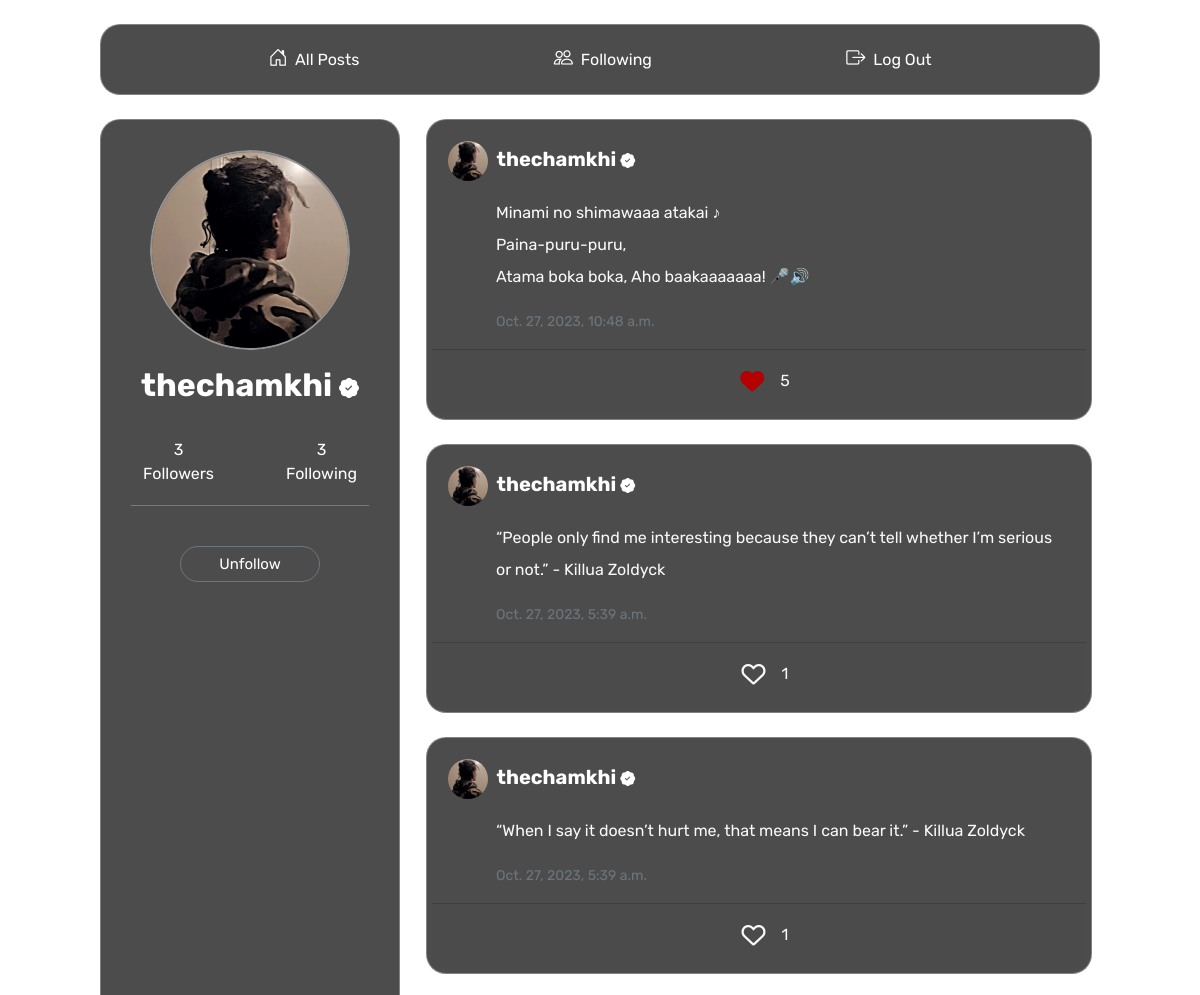
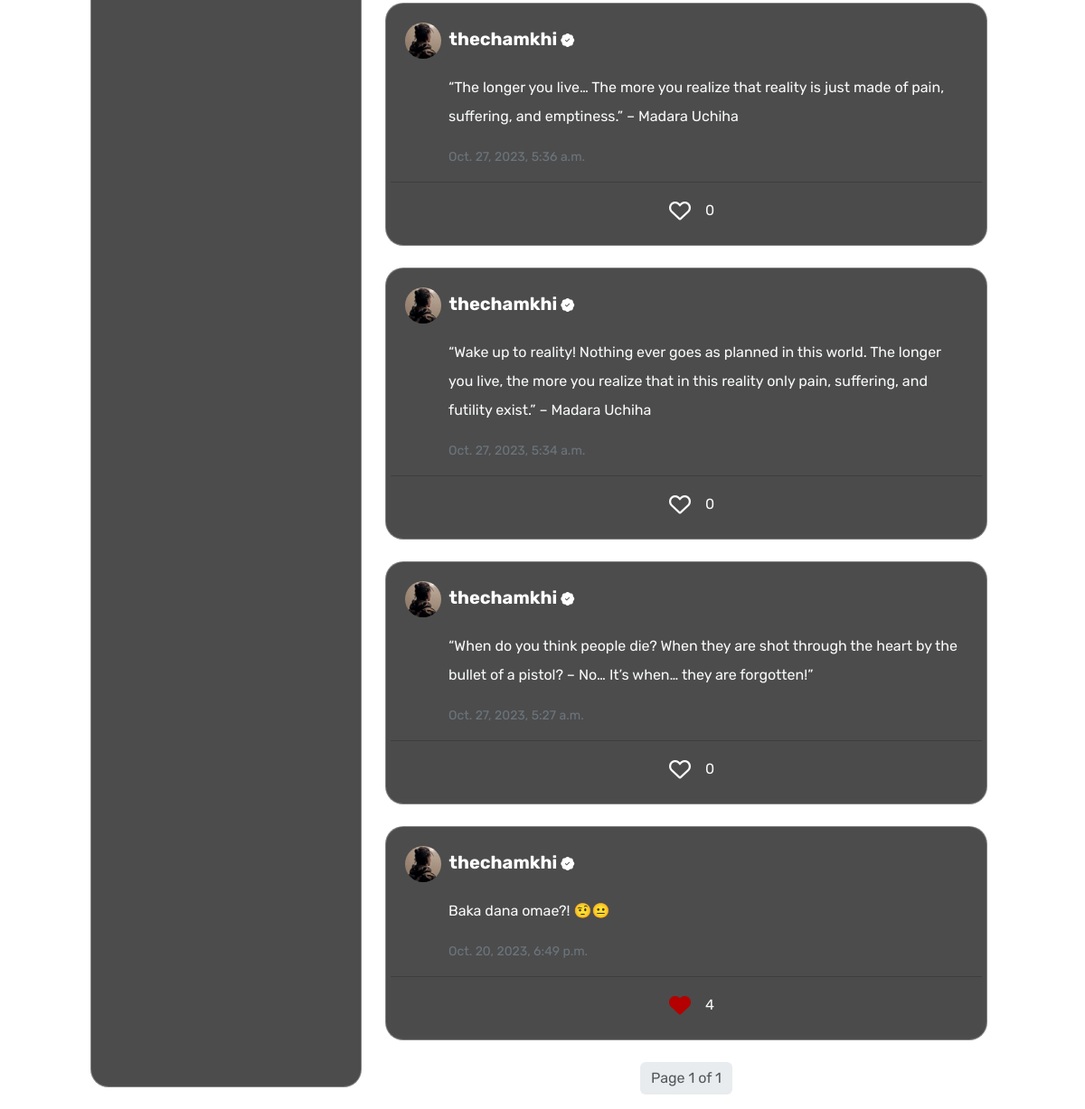
The page /profile/thechamkhi/ (signed in) on the database its author committed (2 pictures, top to bottom).
### network/models.py (models this page shows, shortened)
class User(AbstractUser):
    profile_image = models.ImageField(upload_to='profile_pics/')

class Post(models.Model):
    user = models.ForeignKey(User, on_delete=models.CASCADE)
    content = models.TextField()
    created_at = models.DateTimeField(auto_now_add=True)
    likes = models.ManyToManyField(User, through='Like', related_name='liked_posts')

### network/views.py (the view)
# urls.py: path("profile/<str:username>/", views.profile, name="profile"),
@login_required
def profile(request, username):
    profile_user = get_object_or_404(User, username=username)
    followers_count = Follow.objects.filter(followed=profile_user).count()
    following_count = Follow.objects.filter(follower=profile_user).count()
    user = request.user
    is_following = Follow.objects.filter(follower=user, followed=profile_user).exists()
    posts = Post.objects.filter(user=profile_user).order_by('-created_at')
    if request.method == 'POST':
        if request.FILES.get('profile_image'):
            profile_user.profile_image = request.FILES['profile_image']
            profile_user.save()
            messages.success(request, 'Profile image updated successfully.')
    paginator = Paginator(posts, 10)
    page_number = request.GET.get('page')
    page = paginator.get_page(page_number)
    return render(request, "network/profile.html", {
        "profile_user": profile_user,
        "followers_count": followers_count,
        "following_count": following_count,
        "is_following": is_following,
        "page": page,
        "posts": posts
    })

### network/templates/network/profile.html (shortened to what this page needs)
{% extends "network/layout.html" %}
{% load static %}
{% block body %}
<div class="profilpage mt-4">
  {% for post in page %}
    <div class="card mb-4 text-light">
      <div class="card-body position-relative">
        <h5 class="card-title mb-3">
          {% if post.user.profile_image %}
              <img src="{{ post.user.profile_image.url }}" class="img-fluid rounded-circle profile-image me-1" style="width: 40px; height: 40px;">
          {% endif %}
          <a href="{% url 'profile' post.user.username %}">
            <strong>{{ post.user.username }} <i class="bi bi-patch-check-fill"></i></strong>
          </a>
        </h5>
        <p class="card-text post-content lh-lg ps-5" id="post-content-{{ post.id }}" style="white-space: pre-line;">{{ post.content }}</p>
        <p class="card-text ps-5">
          <small class="text-secondary">{{ post.created_at }}</small>
        </p>
      </div>
      <div class="card-footer text-center">
        <button class="btn like-button" data-postid="{{ post.id }}">
          {% if user in post.likes.all %}
          <i class="fas fa-heart"></i>
          {% else %}
          <i class="far fa-heart text-light"></i>
          {% endif %}
        </button>
        <span class="like-count" id="like-count-{{ post.id }}">{{ post.likes.count }}</span>
      </div>
    </div>
  {% endfor %}
  <nav aria-label="Page navigation">
    <ul class="pagination justify-content-center mt-4">
      <li class="page-item disabled">
        <span class="page-link">Page {{ page.number }} of {{ page.paginator.num_pages }}</span>
      </li>
    </ul>
  </nav>
</div>
{% endblock %}

### network/templates/network/layout.html (shortened to what this page needs)
{% load static %}
<!DOCTYPE html>
<html lang="en">
<head>
    <link href="https://cdn.jsdelivr.net/npm/bootstrap@5.3.2/dist/css/bootstrap.min.css" rel="stylesheet">
    <link href="https://cdn.jsdelivr.net/npm/bootstrap-icons@1.7.0/font/bootstrap-icons.css" rel="stylesheet">
    <link rel="stylesheet" href="https://cdnjs.cloudflare.com/ajax/libs/font-awesome/6.0.0-beta3/css/all.min.css">
    <link href="{% static 'network/styles.css' %}" rel="stylesheet">
</head>
<body class="cover">
  <div class="container-fluid">
      <div class="row justify-content-center">
        <div class="header col-md-10 mt-4">
          <div class="d-flex justify-content-evenly">
            <a class="nav-link" href="{% url 'index' %}">
                <i class="bi bi-house-door"></i>&nbsp; <span class="hide">All Posts</span>
            </a>
            {% if user.is_authenticated %}
            <a class="nav-link" href="{% url 'following' %}">
                <i class="bi bi-people"></i>&nbsp; <span class="hide">Following</span>
            </a>
            <a class="nav-link" href="{% url 'logout' %}">
                <i class="bi bi-box-arrow-right"></i>&nbsp; <span class="hide">Log Out</span>
            </a>
            {% endif %}
          </div>
        </div>
        <aside class="profile text-center col-md-3 hide">
          <div class="picontainer position-relative">
              {% if profile_user.profile_image %}
                <img src="{{ profile_user.profile_image.url }}" class="img-fluid rounded-circle profile-image" style="width: 200px; height: 200px; border: 2px solid rgba(255, 255, 255, 0.4);">
              {% endif %}
          </div>
          <h2 class="mt-3 mb-4" style="font-weight: bold;">{{ profile_user.username }} <i class="bi bi-patch-check-fill" style="font-size: 20px;"></i></h2>
          <div class="d-flex justify-content-center">
            <p class="me-5 folly follower-count">{{ followers_count }} Followers</p>
            <p class="folly following-count">{{ following_count }} Following</p>
          </div>
          <hr class="pb-4" style="margin-top: -7px;">
          <div class="d-flex justify-content-evenly">
            {% if user != profile_user %}
            <div class="follow-button" data-username="{{ profile_user.username }}" data-is-following="{{ is_following }}">
              {% if is_following %}
                  <button class="btn btn-secondary unfollowbtn">Unfollow</button>
              {% else %}
                  <button class="btn btn-primary followbtn">Follow</button>
              {% endif %}
            </div>
            {% endif %}
          </div>
        </aside>
        <main class="col-md-7">
          {% block body %}{% endblock %}
        </main>
      </div>
  </div>
</body>
</html>

### network/static/network/styles.css (style rules this page uses)
.cover { font-family: 'Rubik', sans-serif; background-image: url('/static/network/cover.jpg'); background-size: cover; background-repeat: no-repeat; background-attachment: fixed; color: #ffffff; overflow: hidden; }
.picontainer { margin: 0 auto; position: relative; width: 200px; height: 200px; border-radius: 50%; overflow: hidden; }
.profile-image { object-fit: cover; object-position: center; }
.profile { background-color: rgba(0, 0, 0, 0.7); border-radius: 20px; padding: 30px; border: 1px solid rgba(255, 255, 255, 0.3); margin: 24px 14px; }
.header { background-color: rgba(0, 0, 0, 0.7); border-radius: 20px; padding: 13px; border: 1px solid rgba(255, 255, 255, 0.3); }
.card { background-color: rgba(0, 0, 0, 0.7); border-radius: 20px; padding: 5px; border: 1px solid rgba(255, 255, 255, 0.3); }
.card-title i { font-size: 15px; }
.card a { color: #ffffff; text-decoration: none; }
.nav-link { color: #ffffff; border-radius: 40px; padding: 7px 40px; }
.nav-link i { font-weight: bold; font-size: larger; }
.folly { width: 100px; padding: 10px; }
.like-button { text-decoration: none; border: none; outline: none; font-size: 24px; }
.postbtn, .unfollowbtn, .followbtn, .viewprofile { border-radius: 20px; width: 140px; height: 36px; font-size: 15px; }
.viewprofile, .unfollowbtn { background-color: transparent; }
.fas { color: rgb(180, 0, 0); }
.page-link { background-color: rgba(0, 0, 0, 0.7); border: none; }
.pagination span { color: white; }

### rows shown on the page
User: profile_image (picture), username "thechamkhi"
Post: user.profile_image (picture), user.username "thechamkhi", content "Minami no shimawaaa atakai ♪ Paina-puru-puru, Atama boka boka, Aho baakaaaaaaa! 🎤🔊", created_at "Oct. 27, 2023, 10:48 a.m.", likes.count "5"
Post: user.profile_image (picture), user.username "thechamkhi", content "“People only find me interesting because they can’t tell whether I’m serious or not.” - Killua Zoldyck", created_at "Oct. 27, 2023, 5:39 a.m.", likes.count "1"
Post: user.profile_image (picture), user.username "thechamkhi", content "“When I say it doesn’t hurt me, that means I can bear it.” - Killua Zoldyck", created_at "Oct. 27, 2023, 5:39 a.m.", likes.count "1"
Post: user.profile_image (picture), user.username "thechamkhi", content "“The longer you live… The more you realize that reality is just made of pain, suffering, and emptiness.” – Madara Uchiha", created_at "Oct. 27, 2023, 5:36 a.m.", likes.count "0"
Post: user.profile_image (picture), user.username "thechamkhi", content "“Wake up to reality! Nothing ever goes as planned in this world. The longer you live, the more you realize that in this reality only pain, suffering, and futility exist.” – Madara Uchiha", created_at "Oct. 27, 2023, 5:34 a.m.", likes.count "0"
Post: user.profile_image (picture), user.username "thechamkhi", content "“When do you think people die? When they are shot through the heart by the bullet of a pistol? – No… It’s when… they are forgotten!”", created_at "Oct. 27, 2023, 5:27 a.m.", likes.count "0"
Post: user.profile_image (picture), user.username "thechamkhi", content "Baka dana omae?! 🤨😐", created_at "Oct. 20, 2023, 6:49 p.m.", likes.count "4"

### other values the page prints
{{ followers_count }} "3"
{{ following_count }} "3"
{{ page.number }} "1"
{{ page.paginator.num_pages }} "1"
